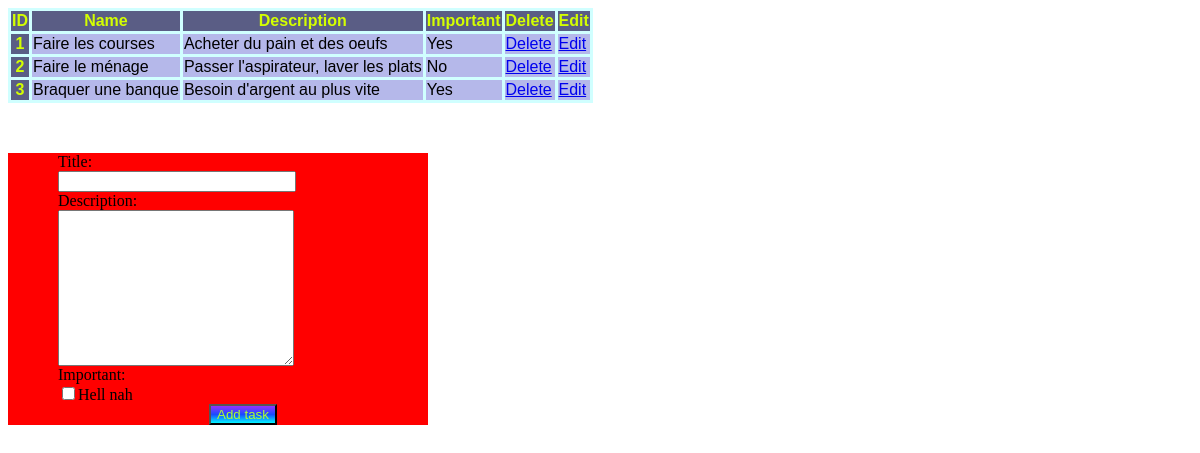
The app's page /brief_7/index.php with its own data.
### tables this page shows
CREATE TABLE IF NOT EXISTS `tasks`(
    id INTEGER NOT NULL AUTO_INCREMENT,
    title VARCHAR(50) NOT NULL,
    description VARCHAR(150) NOT NULL,
    important bool NOT NULL DEFAULT false,
    PRIMARY KEY (id)
);

### brief_7/components/DBManager.php (called while the page is built)
<?php
    class DBManager {
        private $mysql;
        function __construct() {
            try {
                $this->mysql = new PDO(
                    'mysql:
                    host=localhost;
                    dbname=brief7;
                    charset=utf8;',
                    'root',
                    'root'
                );
            } catch (PDOException $err) {
                echo($err->getMessage());
            }
        }
        function getConnection() {
            return $this->mysql;
        }
    }
?>

### brief_7/components/TODOManager.php (called while the page is built, shortened)
<?php
    class TODOManager extends DBManager {
        function getAllTasks() {
            $data = $this->getConnection()->query("SELECT * FROM tasks;");
            $TODOList = [];
            foreach ($data as $key => $value) {
                $TODO = new TODOClass;
                $TODO->setID($value["id"]);
                $TODO->setTitle($value["title"]);
                $TODO->setDescription($value["description"]);
                $TODO->setImportant($value["important"]);
                $TODOList[] = $TODO;
            }
            return $TODOList;
        }
    }
?>

### brief_7/components/TODOClass.php (called while the page is built)
<?php
    class TODOClass {
        private $id;
        private $title;
        private $description;
        private $important;
        function setID(int $id){
            $this->id = $id;
        }
        function getID() {
            return $this->id;
        }
        function setTitle(string $title){
            $this->title = $title;
        }
        function getTitle() {
            return $this->title;
        }
        function setDescription(string $desc){
            $this->description = $desc;
        }
        function getDescription() {
            return $this->description;
        }
        function setImportant(int $imp){
            $this->important = $imp;
        }
        function getImportant() {
            return $this->important;
        }
    }
?>

### brief_7/index.php (the view, shortened to what this page needs)
<?php
    $TODOManager = new TODOManager;
?>
<!DOCTYPE html>
<html lang="en">
<head>
    <link rel="stylesheet" href="style.css">
</head>
<body>
    <table>
        <tr>
            <th>ID</th>
            <th>Name</th>
            <th>Description</th>
            <th>Important</th>
            <th>Delete</th>
            <th>Edit</th>
        </tr>
        <?php
            foreach ($TODOManager->getAllTasks() as $key => $value) {
                if($value->getImportant() === 1){
                    echo("<tr>" .
                    "<th>" . $value->getID() . "</th>" .
                    "<td>" . $value->getTitle() . "</td>" .
                    "<td>" . $value->getDescription() . "</td>" .
                    "<td>" . "Yes" . "</td>" .
                    "<td><a href='/index.php?delete=" . $value->getID() . "'>Delete</a></td>" .
                    "<td><a href='/index.php?edit=" . $value->getID() . "'>Edit</a></td>" .
                    "</tr>");
                }else{
                    echo("<tr>" .
                    "<th>" . $value->getID() . "</th>" .
                    "<td>" . $value->getTitle() . "</td>" .
                    "<td>" . $value->getDescription() . "</td>" .
                    "<td>" . "No" . "</td>" .
                    "<td><a href='/index.php?delete=" . $value->getID() . "'>Delete</a></td>" .
                    "<td><a href='/index.php?edit=" . $value->getID() . "'>Edit</a></td>" .
                    "</tr>");
                }
            }
        ?>
    </table>
    <div id="form-container">
    <form action="/index.php" method="post">
        <label for="title">Title:</label>
        <input type="text" name="title" id="title">
        <label for="description">Description:</label>
        <textarea name="description" id="description" cols="30" rows="10"></textarea>
        <label for="important">Important:</label>
        <div id="important-container">
            <input type="checkbox" name="important" id="important-checkbox">Hell nah
        </div>
        <input type="submit" value="Add task">
    </form>
    </div>
</body>
</html>

### brief_7/style.css (style rules this page uses)
td, th { font-family: Arial, Helvetica, sans-serif; }
table td { color: rgb(0, 0, 0); background-color:rgb(181, 184, 234); }
table th { color: rgb(212, 255, 0); background-color:rgb(90, 93, 133); }
table { border-spacing: 3px; background-color: rgb(208, 255, 255); }
#form-container > form { display: flex; flex-direction: column; margin-left: 50px; }
#form-container { background-color: red; max-width: 420px; margin-top: 50px; }
#form-container > form > input#title { max-width: 230px; }
#form-container > form > textarea { max-width: 230px; }
#form-container > form > input[type="submit"] { max-width: 150px; margin: 0 auto; background-image: linear-gradient( rgb(149, 50, 255), rgb(25, 75, 255), rgb(0, 247, 255) ); color: greenyellow; }

### records on screen
tasks: id "1", title "Faire les courses", description "Acheter du pain et des oeufs"
tasks: id "2", title "Faire le ménage", description "Passer l'aspirateur, laver les plats"
tasks: id "3", title "Braquer une banque", description "Besoin d'argent au plus vite"
